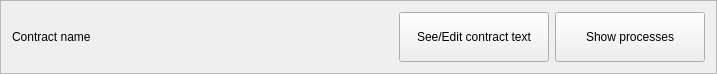
<?xml version="1.0" encoding="UTF-8"?>
<ui version="4.0">
 <class>Frame</class>
 <widget class="QFrame" name="Frame">
  <property name="geometry">
   <rect>
    <x>0</x>
    <y>0</y>
    <width>717</width>
    <height>70</height>
   </rect>
  </property>
  <property name="windowTitle">
   <string>Frame</string>
  </property>
  <property name="frameShape">
   <enum>QFrame::StyledPanel</enum>
  </property>
  <property name="frameShadow">
   <enum>QFrame::Raised</enum>
  </property>
  <layout class="QHBoxLayout" name="horizontalLayout">
   <item>
    <widget class="QLabel" name="label">
     <property name="text">
      <string>Contract name</string>
     </property>
    </widget>
   </item>
   <item>
    <widget class="QPushButton" name="showTextButton">
     <property name="sizePolicy">
      <sizepolicy hsizetype="Fixed" vsizetype="Fixed">
       <horstretch>0</horstretch>
       <verstretch>0</verstretch>
      </sizepolicy>
     </property>
     <property name="minimumSize">
      <size>
       <width>150</width>
       <height>50</height>
      </size>
     </property>
     <property name="toolTip">
      <string>Edit text</string>
     </property>
     <property name="statusTip">
      <string>Edit text</string>
     </property>
     <property name="text">
      <string>See/Edit contract text</string>
     </property>
     <property name="icon">
      <iconset resource="../res/res.qrc">
       <normaloff>:/icons/color/compose.png</normaloff>:/icons/color/compose.png</iconset>
     </property>
     <property name="iconSize">
      <size>
       <width>20</width>
       <height>20</height>
      </size>
     </property>
    </widget>
   </item>
   <item>
    <widget class="QPushButton" name="showTasksButton">
     <property name="sizePolicy">
      <sizepolicy hsizetype="Fixed" vsizetype="Fixed">
       <horstretch>0</horstretch>
       <verstretch>0</verstretch>
      </sizepolicy>
     </property>
     <property name="minimumSize">
      <size>
       <width>150</width>
       <height>50</height>
      </size>
     </property>
     <property name="toolTip">
      <string>Show related processes</string>
     </property>
     <property name="statusTip">
      <string>Show related tasks</string>
     </property>
     <property name="text">
      <string>Show processes</string>
     </property>
     <property name="icon">
      <iconset resource="../res/res.qrc">
       <normaloff>:/icons/color/merge.png</normaloff>:/icons/color/merge.png</iconset>
     </property>
     <property name="iconSize">
      <size>
       <width>20</width>
       <height>20</height>
      </size>
     </property>
    </widget>
   </item>
  </layout>
 </widget>
 <resources>
  <include location="../res/res.qrc"/>
 </resources>
 <connections/>
</ui>
